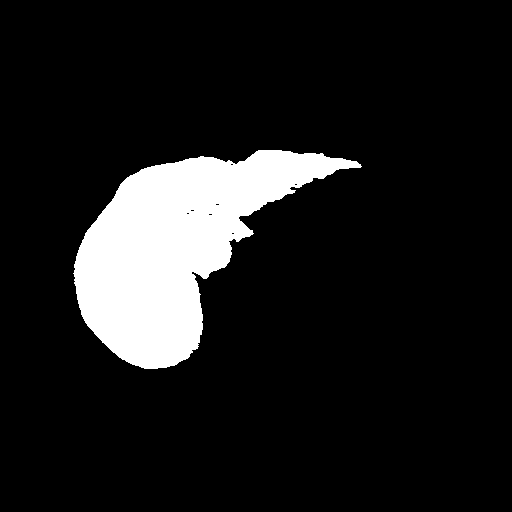
#> input picture data/img/segmentation_masked/segmentation-0_slice-59.png, 512 x 512 px
$ python contoh.py
#> lines starting #> are read from the running program, lines starting #| are printed output that depends on the picture; after the words box and inside, x2 and y2 are one past the last pixel; in counts of white or black regions, pixels touching at a corner belong together
from hashlib import new
from pickle import NEWTRUE
from random import randint
from sklearn.metrics import confusion_matrix, accuracy_score, classification_report
import cv2 as cv
import numpy as np
from glob import glob
import pandas as pd

ytrue = [randint(0, 1) for i in range(100)]
ypred = [randint(0, 1) for i in range(100)]

confusion_matrix(ytrue, ypred)

accuracy_score(ytrue, ypred)

print(classification_report(ytrue, ypred))

ytrue_filepaths = glob('data/img/segmentation_masked/*png')
ypred_filepaths = glob('data/img/volume_segmented/*png')
spectrue_path = 'data/img/segmentation_masked/segmentation-0_slice-59.png'
specpred_path = 'data/img/volume_segmented/volume-0_slice-59.png'

for truepath, predpath in zip(ytrue_filepaths, ypred_filepaths):
    ytrue = cv.imread(truepath, cv.IMREAD_GRAYSCALE)
#> ytrue: shape (512, 512); 11.2% white; 1 white region, box (x1, y1, x2, y2) and area: (73, 150, 362, 369) 29401
    ytrue[ytrue == 255] = 1
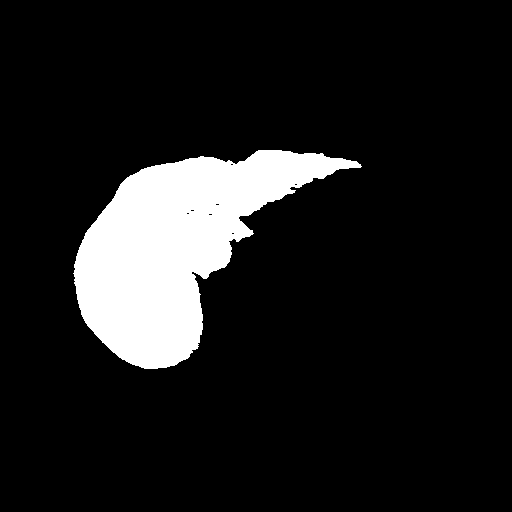
#> ytrue: shape (512, 512); values 0 (black) and 1 (white), 11.2% white; 1 white region, box (x1, y1, x2, y2) and area: (73, 150, 362, 369) 29401

    ypred = cv.imread(predpath, cv.IMREAD_GRAYSCALE)
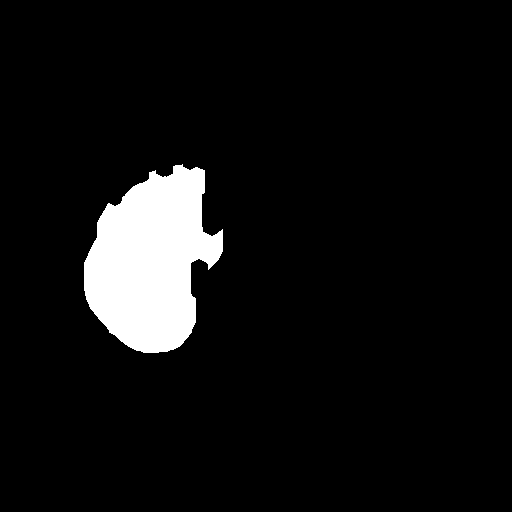
#> input picture data/img/volume_segmented/volume-0_slice-59.png, 512 x 512 px
#> ypred: shape (512, 512); 6.7% white; 1 white region, box (x1, y1, x2, y2) and area: (84, 164, 223, 353) 17504
    ypred[ypred == 255] = 1
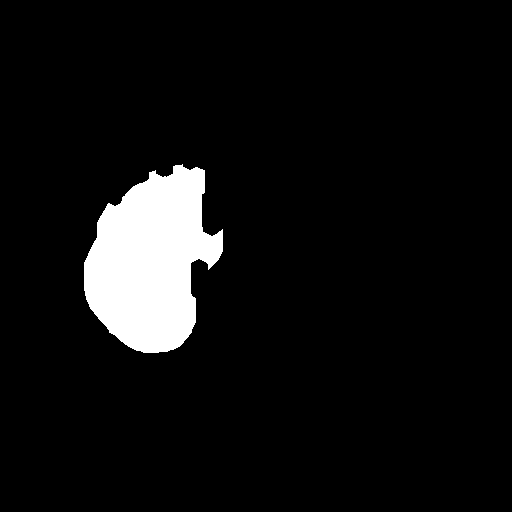
#> ypred: shape (512, 512); values 0 (black) and 1 (white), 6.7% white; 1 white region, box (x1, y1, x2, y2) and area: (84, 164, 223, 353) 17504


ytrue = cv.imread(spectrue_path, cv.IMREAD_GRAYSCALE)
ytrue[ytrue == 255] = 1

ypred = cv.imread(specpred_path, cv.IMREAD_GRAYSCALE)
ypred[ypred == 255] = 1

np.savetxt('true.csv', ytrue, delimiter=',', fmt='%d', )
np.savetxt('pred.csv', ypred, delimiter=',', fmt='%d', )

#> (the run stopped early here; a loop or call above may not have finished)
